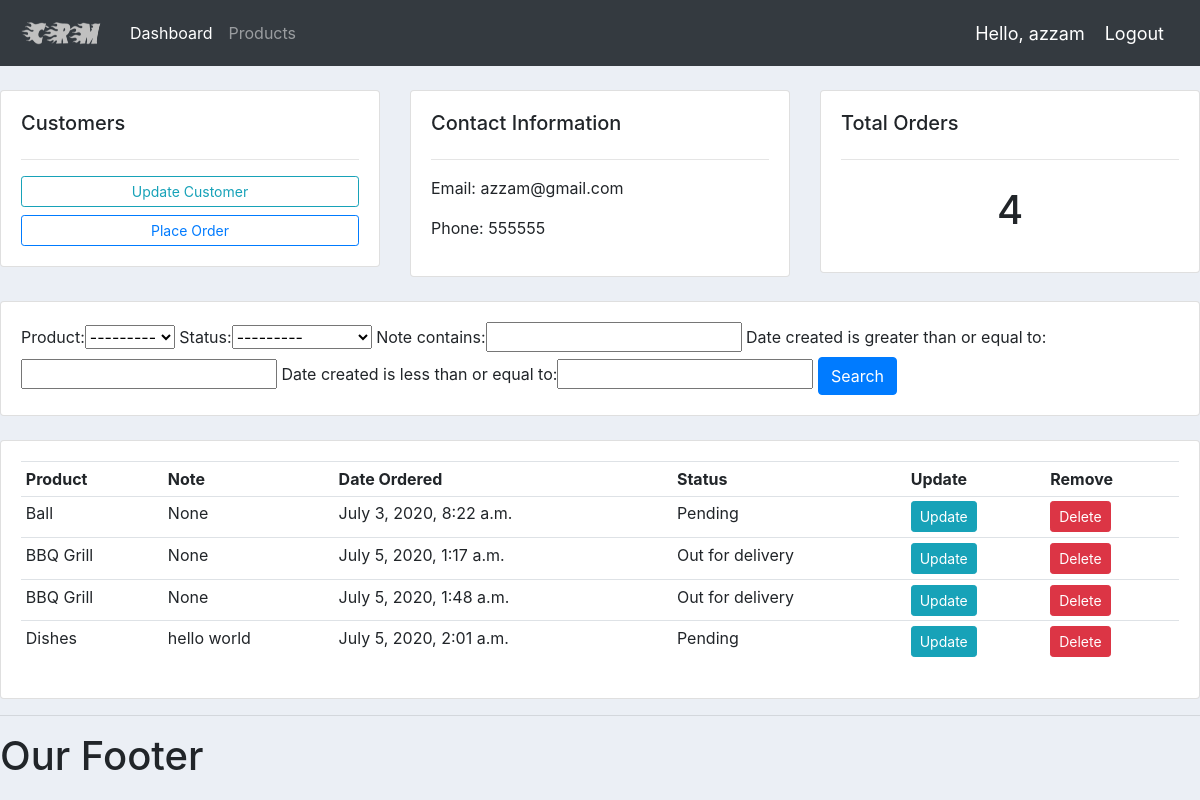
The app's page /customer/1/ (signed in) with its own data.
### accounts/models.py (models this page shows, shortened)
class Customer(models.Model):
    user = models.OneToOneField(User, null=True, blank=True, on_delete = models.CASCADE)
    name = models.CharField(max_length = 200, null = True)
    phone = models.CharField(max_length = 200, null = True)
    email = models.CharField(max_length = 200, null = True)
    profile_pic = models.ImageField(default='profile1.jpg', null=True, blank=True)
    date_created = models.DateTimeField(auto_now_add=True)

class Order(models.Model):
    STATUS = (
        ('Pending','Pending'),
        ('Out for delivery','Out for delivery'),
        ('Delivered','Delivered')
    )
    customer = models.ForeignKey(Customer, null = True, on_delete = models.SET_NULL)
    product = models.ForeignKey(Product, null = True, on_delete = models.SET_NULL)
    date_created = models.DateTimeField(auto_now_add=True)
    status = models.CharField(max_length = 200, null = True, choices=STATUS)
    note = models.CharField(max_length = 200, null = True)

class Product(models.Model):
    CATEGORY = (
        ('Indoor','Indoor'),
        ('Out Door','Out Door'),
    )
    name = models.CharField(max_length = 200, null = True)
    price = models.FloatField(null = True)
    category = models.CharField(max_length = 200, null = True, choices=CATEGORY)
    description = models.CharField(max_length = 200, null = True, blank=True)
    date_created = models.DateTimeField(auto_now_add=True)
    tags = models.ManyToManyField(Tag)
    def __str__(self):
        return self.name

### accounts/decorators.py (the view)
        def wrapper_func(request, *args, **kwargs):
            group = None
            if request.user.groups.exists():
                group = request.user.groups.all()[0].name
            if group in allowed_roles:
                return view_func(request, *args, **kwargs)
            else:
                return HttpResponse('You are not authorized to view this page')

### accounts/views.py (called while the page is built)
@login_required(login_url = 'login')
@allowed_users(allowed_roles=['admin'])
def customer(request, pk):
    customer = Customer.objects.get(id=pk)
    orders = customer.order_set.all()
    orders_count = orders.count()
    myFilter = OrderFilter(request.GET , queryset = orders)
    orders = myFilter.qs
    context = {
        'customer': customer,
         'orders': orders,
         'orders_count': orders_count,
         'myFilter': myFilter,
    }
    return render(request, 'accounts/customers.html', context)

### accounts/templates/accounts/customers.html
{% extends 'accounts/main.html' %}
{% block content%}
<br>
<div class="row">
    <div class="col-md">
        <div class="card card-body">
            <h5>Customers</h5>
            <hr>
            <a href="#" class="btn btn-outline-info btn-sm btn-block">
                Update Customer
            </a>
            <a href="{% url 'create_order' customer.id %}" class="btn btn-outline-primary btn-sm btn-block">
                Place Order
            </a>
        </div>
    </div>
    <div class="col-md">
        <div class="card card-body">
            <h5>Contact Information</h5>
            <hr>
            <p>Email: {{ customer.email }}</p>
            <p>Phone: {{ customer.phone }}</p>
        </div>
    </div>
    <div class="col-md">
        <div class="card card-body">
            <h5>Total Orders</h5>
            <hr>
            <h1 style="text-align: center; padding: 10px;">{{ orders_count }}</h1>
        </div>
    </div>
</div>
<br>
<div class="row">
    <div class="col">
        <div class="card card-body">
            <form method="get">
                {{ myFilter.form }}
                <button class="btn btn-primary" type="submit">Search</button>
            </form>
        </div>
    </div>
</div>
<br>
<div class="row">
    <div class="col-md">
        <div class="card card-body">
            <table class="table table-sm">
                <tr>
                    <th>Product</th>
                    <th>Note</th>
                    <th>Date Ordered</th>
                    <th>Status</th>
                    <th>Update</th>
                    <th>Remove</th>
                </tr>
                {% for order in orders %}
                <tr>
                    <td>{{ order.product }}</td>
                    <td>{{ order.note }}</td>
                    <td>{{ order.date_created }}</td>
                    <td>{{ order.status }}</td>
                    <td> <a class="btn btn-sm btn-info" href="{% url 'update_order' order.id %}">Update</a> </td>
                    <td> <a class="btn btn-sm btn-danger" href="{% url 'delete_order' order.id %}">Delete</a> </td>
                </tr>
                {% endfor %}
            </table>
        </div>
    </div>
</div>
{% endblock content %}

### accounts/templates/accounts/navbar.html (shortened to what this page needs)
{% load static %}
<nav class="navbar navbar-expand-lg navbar-dark bg-dark">
    <a class="navbar-brand" href="{% url 'home' %}">
      <img src="{% static 'images/logo.png' %}" alt="logo" width="90px" height="40px">
    </a>
    <div class="collapse navbar-collapse" id="navbarNavAltMarkup">
      <div class="navbar-nav">
        {% if request.user.is_staff %}
          <a class="nav-item nav-link active" href="{% url 'home' %}">Dashboard</a>
          <a class="nav-item nav-link" href="{% url 'products' %}">Products</a>
        {% else %}
          <a class="nav-item nav-link" href="{% url 'account' %}">Settings</a>
        {% endif %}
      </div>
    </div>
    <span class="hello-msg">Hello, {{request.user}}</span>
    <span><a  class="hello-msg" href="{% url 'logout' %}">Logout</a></span>
  </nav>

### static/css/main.css (style rules this page uses)
body { background-color: #ebeff5; }

### accounts/templates/accounts/navbar.html (style rules this page uses)
.hello-msg { font-size: 18px; color: #fff; margin-right: 20px; }

### records on screen
Customer: email "azzam@gmail.com", phone "555555"
Order: product "Ball", note "None", date_created "July 3, 2020, 8:22 a.m.", status "Pending"
Order: product "BBQ Grill", note "None", date_created "July 5, 2020, 1:17 a.m.", status "Out for delivery"
Order: product "BBQ Grill", note "None", date_created "July 5, 2020, 1:48 a.m.", status "Out for delivery"
Order: product "Dishes", note "hello world", date_created "July 5, 2020, 2:01 a.m.", status "Pending"

### other values on screen
{{ request.user }} "azzam"
{{ orders_count }} "4"
